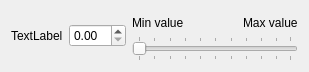
<?xml version="1.0" encoding="UTF-8"?>
<ui version="4.0">
 <class>Form</class>
 <widget class="QWidget" name="Form">
  <property name="geometry">
   <rect>
    <x>0</x>
    <y>0</y>
    <width>309</width>
    <height>72</height>
   </rect>
  </property>
  <property name="sizePolicy">
   <sizepolicy hsizetype="Preferred" vsizetype="Preferred">
    <horstretch>0</horstretch>
    <verstretch>0</verstretch>
   </sizepolicy>
  </property>
  <property name="windowTitle">
   <string>Form</string>
  </property>
  <layout class="QHBoxLayout" name="horizontalLayout_3">
   <item>
    <layout class="QHBoxLayout" name="horizontalLayout_2">
     <item>
      <widget class="QLabel" name="label_variable">
       <property name="text">
        <string>TextLabel</string>
       </property>
      </widget>
     </item>
     <item>
      <widget class="QDoubleSpinBox" name="doubleSpinBox"/>
     </item>
     <item>
      <layout class="QVBoxLayout" name="verticalLayout">
       <item>
        <layout class="QHBoxLayout" name="horizontalLayout">
         <item alignment="Qt::AlignLeft|Qt::AlignBottom">
          <widget class="QLabel" name="label_min">
           <property name="text">
            <string>Min value</string>
           </property>
          </widget>
         </item>
         <item alignment="Qt::AlignRight|Qt::AlignBottom">
          <widget class="QLabel" name="label_max">
           <property name="text">
            <string>Max value</string>
           </property>
          </widget>
         </item>
        </layout>
       </item>
       <item alignment="Qt::AlignTop">
        <widget class="QSlider" name="slider">
         <property name="sizePolicy">
          <sizepolicy hsizetype="MinimumExpanding" vsizetype="Fixed">
           <horstretch>0</horstretch>
           <verstretch>0</verstretch>
          </sizepolicy>
         </property>
         <property name="orientation">
          <enum>Qt::Horizontal</enum>
         </property>
         <property name="tickPosition">
          <enum>QSlider::TicksBothSides</enum>
         </property>
        </widget>
       </item>
      </layout>
     </item>
    </layout>
   </item>
  </layout>
 </widget>
 <resources/>
 <connections/>
</ui>
